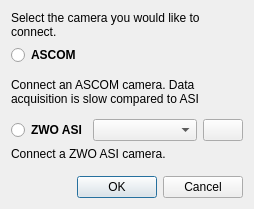
<?xml version="1.0" encoding="UTF-8"?>
<ui version="4.0">
 <class>ConnectCamera</class>
 <widget class="QDialog" name="ConnectCamera">
  <property name="geometry">
   <rect>
    <x>0</x>
    <y>0</y>
    <width>254</width>
    <height>209</height>
   </rect>
  </property>
  <property name="windowTitle">
   <string>Solar System Sequencer - Connect Camera</string>
  </property>
  <property name="styleSheet">
   <string notr="true">QRadioButton{font: bold;}</string>
  </property>
  <layout class="QGridLayout" name="gridLayout">
   <item row="3" column="0">
    <widget class="QRadioButton" name="asi_radio">
     <property name="sizePolicy">
      <sizepolicy hsizetype="Fixed" vsizetype="Fixed">
       <horstretch>0</horstretch>
       <verstretch>0</verstretch>
      </sizepolicy>
     </property>
     <property name="text">
      <string>ZWO ASI</string>
     </property>
    </widget>
   </item>
   <item row="3" column="1">
    <widget class="QComboBox" name="asi_combobox"/>
   </item>
   <item row="3" column="2">
    <widget class="QPushButton" name="asi_sync_button">
     <property name="sizePolicy">
      <sizepolicy hsizetype="Fixed" vsizetype="Fixed">
       <horstretch>0</horstretch>
       <verstretch>0</verstretch>
      </sizepolicy>
     </property>
     <property name="text">
      <string/>
     </property>
     <property name="icon">
      <iconset resource="resources/res.qrc">
       <normaloff>:/icons/ic_sync_white_48px.svg</normaloff>:/icons/ic_sync_white_48px.svg</iconset>
     </property>
    </widget>
   </item>
   <item row="2" column="0" colspan="3">
    <widget class="QLabel" name="ascom_label">
     <property name="sizePolicy">
      <sizepolicy hsizetype="Preferred" vsizetype="Fixed">
       <horstretch>0</horstretch>
       <verstretch>0</verstretch>
      </sizepolicy>
     </property>
     <property name="text">
      <string>Connect an ASCOM camera. Data acquisition is slow compared to ASI Cameras</string>
     </property>
     <property name="wordWrap">
      <bool>true</bool>
     </property>
    </widget>
   </item>
   <item row="1" column="0" colspan="3">
    <widget class="QRadioButton" name="ascom_radio">
     <property name="text">
      <string>ASCOM</string>
     </property>
    </widget>
   </item>
   <item row="0" column="0" colspan="3">
    <widget class="QLabel" name="instruct_label">
     <property name="sizePolicy">
      <sizepolicy hsizetype="Preferred" vsizetype="Fixed">
       <horstretch>0</horstretch>
       <verstretch>0</verstretch>
      </sizepolicy>
     </property>
     <property name="text">
      <string>Select the camera you would like to connect.</string>
     </property>
     <property name="wordWrap">
      <bool>true</bool>
     </property>
    </widget>
   </item>
   <item row="6" column="0" colspan="3">
    <widget class="QDialogButtonBox" name="buttonbox">
     <property name="orientation">
      <enum>Qt::Horizontal</enum>
     </property>
     <property name="standardButtons">
      <set>QDialogButtonBox::Cancel|QDialogButtonBox::Ok</set>
     </property>
    </widget>
   </item>
   <item row="5" column="0" colspan="3">
    <spacer name="vertical_spacer">
     <property name="orientation">
      <enum>Qt::Vertical</enum>
     </property>
     <property name="sizeHint" stdset="0">
      <size>
       <width>20</width>
       <height>40</height>
      </size>
     </property>
    </spacer>
   </item>
   <item row="4" column="0" colspan="3">
    <widget class="QLabel" name="asi_label">
     <property name="sizePolicy">
      <sizepolicy hsizetype="Preferred" vsizetype="Fixed">
       <horstretch>0</horstretch>
       <verstretch>0</verstretch>
      </sizepolicy>
     </property>
     <property name="text">
      <string>Connect a ZWO ASI camera.</string>
     </property>
     <property name="wordWrap">
      <bool>true</bool>
     </property>
    </widget>
   </item>
  </layout>
 </widget>
 <tabstops>
  <tabstop>ascom_radio</tabstop>
  <tabstop>asi_radio</tabstop>
  <tabstop>asi_combobox</tabstop>
  <tabstop>asi_sync_button</tabstop>
 </tabstops>
 <resources>
  <include location="resources/res.qrc"/>
 </resources>
 <connections>
  <connection>
   <sender>buttonbox</sender>
   <signal>accepted()</signal>
   <receiver>ConnectCamera</receiver>
   <slot>accept()</slot>
   <hints>
    <hint type="sourcelabel">
     <x>244</x>
     <y>199</y>
    </hint>
    <hint type="destinationlabel">
     <x>157</x>
     <y>208</y>
    </hint>
   </hints>
  </connection>
  <connection>
   <sender>buttonbox</sender>
   <signal>rejected()</signal>
   <receiver>ConnectCamera</receiver>
   <slot>reject()</slot>
   <hints>
    <hint type="sourcelabel">
     <x>244</x>
     <y>199</y>
    </hint>
    <hint type="destinationlabel">
     <x>253</x>
     <y>208</y>
    </hint>
   </hints>
  </connection>
 </connections>
</ui>
